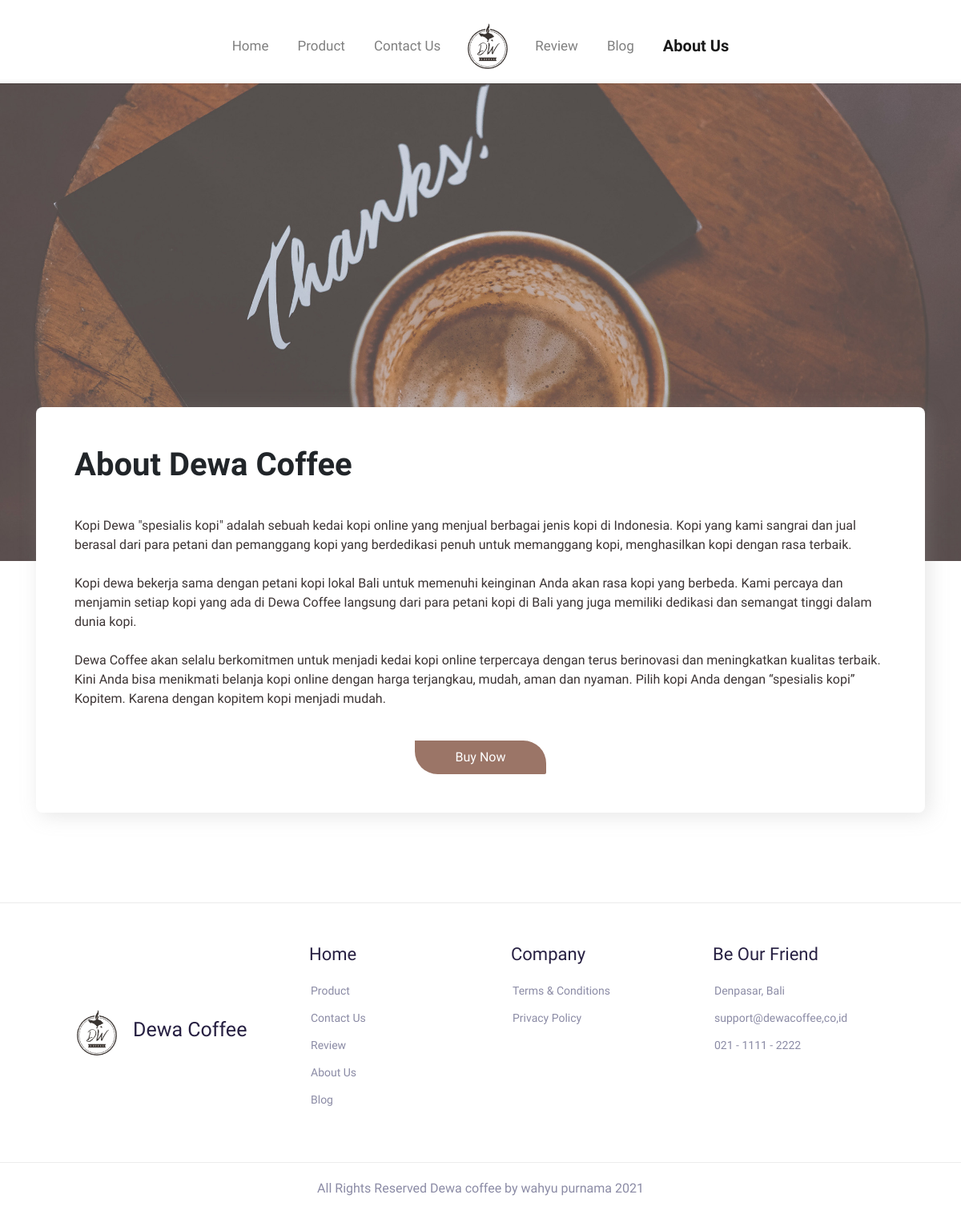
Before: /about with the older database file.
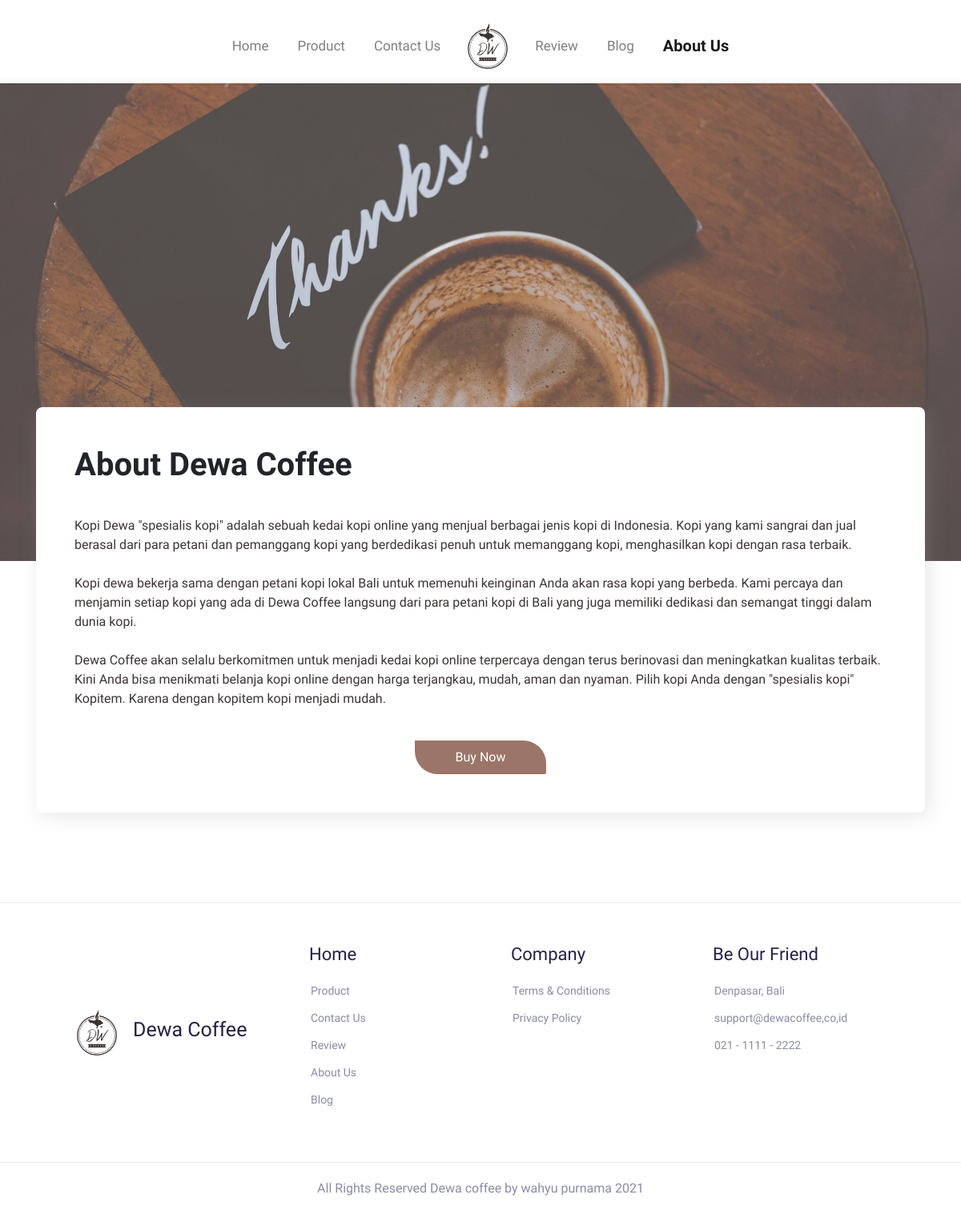
After: the same page with the newer database file.
### tables this page shows
CREATE TABLE `page_about` (
  `id` int(11) NOT NULL,
  `company` varchar(50) NOT NULL,
  `deskripsi` text NOT NULL,
  `banner` varchar(255) NOT NULL
);

### app/core/Controller.php (called while the page is built, shortened)
<?php
class Controller {
	public function view($view, $data = []) {
		require_once 'app/views/' . $view . '.php';
	}
	public function model($model) {
		return new $model;
	}
}

### app/controllers/About.php (called while the page is built, shortened)
<?php
class About extends Controller
{
    public function index()
    {
        $data['about'] = $this->model('M_About')->getAll();
        $this->view('about/index',$data);
    }
}

### app/core/App.php (called while the page is built, shortened)
<?php
class App {
	protected $method = 'index';
	protected $params = [];
	public function __construct() {
		$this->controller = new $this->controller;
		call_user_func_array([$this->controller, $this->method], $this->params);
	}
}

### index.php (called while the page is built, shortened)
<?php
$app = new App;

### app/core/Database.php (called while the page is built, shortened)
<?php
class Database
{
  private $host = DB_HOST;
  private	$user = DB_USER;
  private $pass = DB_PASS;
  private $db_name = DB_NAME;
  private $dbh;
  private $stmt;
  public function __construct()
  {
    $dsn = "mysql:host={$this->host};
    dbname={$this->db_name}";
    $option = [
     PDO::ATTR_PERSISTENT => true,
     PDO::ATTR_ERRMODE => PDO::ERRMODE_EXCEPTION
   ];
   try {
     $this->dbh = new PDO($dsn, $this->user, $this->pass, $option);
   } catch(PDOException $e){
     die($e->getMessage());
   }
 }
 public function query($query)
 {
  $this->stmt = $this->dbh->prepare($query);
}
public function execute()
{
  $this->stmt->execute();
}
public function resultSet()
{
  $this->execute();
  return $this->stmt->fetchAll(PDO::FETCH_ASSOC);
}
}

### app/models/M_About.php (called while the page is built, shortened)
<?php
class M_About
{
    private $db;
    public function __construct()
    {
        $this->db = new Database();
    }
    public function getAll()
    {
        $sql = "SELECT * FROM page_about";
        $this->db->query($sql);
        return $this->db->resultSet();
    }
}

### app/views/about/index.php (the view)
<div class="about-img">
    <img src="<?= BASEURL?>/upload/<?= $data['about'][0]['banner'] ?>" alt="" data-aos="fade-down" data-aos-delay="300">
</div>
<div class="container">
    <div class="card about-card p-5">
        <h1 class="judul" data-aos="fade-down" data-aos-delay="300">
            About <?= $data['about'][0]['company'] ?>
        </h1>
        <p class="deskripsi" data-aos="fade-down" data-aos-delay="400">
            <?= $data['about'][0]['deskripsi'] ?>
        </p>
        <div class="buynow text-center mt-4" data-aos="fade-down" data-aos-delay="600">
            <a href="<?= BASE_URL ?>/products" class="btn btn-coffee">Buy Now</a>
        </div>
    </div>
</div>

Changed rows visible on the page:
changed page_about "Dewa Coffee": deskripsi "…Pilih kopi Anda dengan “spesialis kopi” Kopitem. Karena dengan kopitem…" → "…Pilih kopi Anda dengan \"spesialis kopi\" Kopitem. Karena dengan kopitem…"
